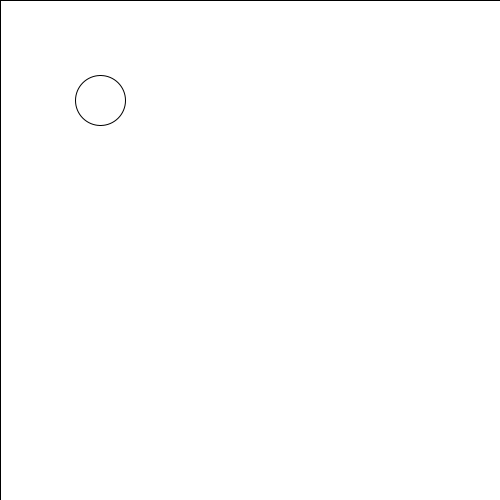
Frame 1 (no input)
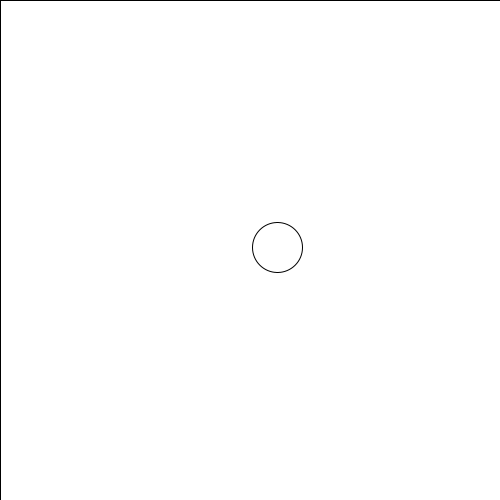
Frame 60 (the mouse pressed at the canvas centre just before this capture)
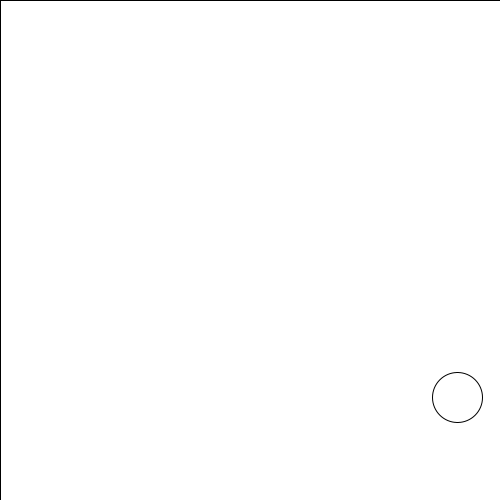
Frame 120 (the mouse held since frame 60 and released just before this capture)

The Processing sketch that drew these frames (run headless with seeded random() and noise(); from frame 60 on, the mouse is pressed at the canvas centre):

// Processing sketch: Open_House_Demo_Bouncing_Ball_D4
// ── Open_House_Demo_Bouncing_Ball_D4.pde
// ball position variables
float x = 100; 
float y = 100;
// ball speed variables
float xSp = 3;
float ySp = 2.5;

void setup() {
  size(500, 500);
}

void draw() {
  // background
  rect(0, 0, width, height);

  // draw the ball at (x,y)
  ellipse(x, y, 50, 50);

  //update x and y with new values to make it more
  x = x + xSp;  
  y = y + ySp;

  // Check if ball has hit a wall, if so reverse direction
  // right wall
  if (x > width - 25)
    xSp = xSp * -1;
  // left wall
  if (x < 25)
    xSp = xSp * -1;
  // bottom wall
  if (y > height - 25) 
    ySp = ySp * -1;
  // top wall
  if (y < 25)  // if ball hits the top
    ySp = ySp * -1;  // turn it around in the y direction
}
